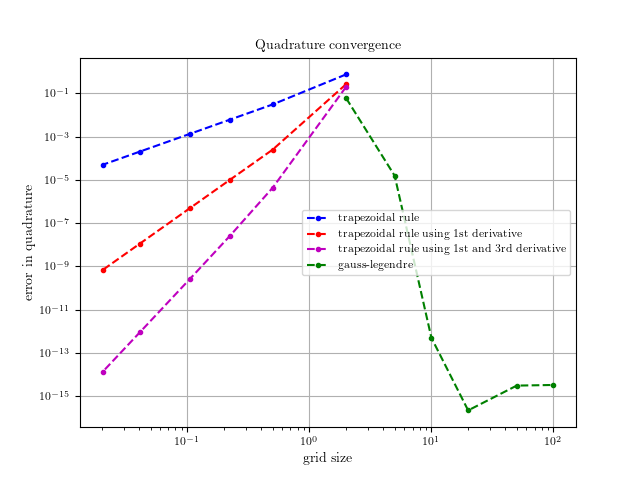

Here is the Python script that generated this plot:
#!/usr/bin/env python
# File: gaussleg.py
# Name: D.Saravanan
# Date: 02/12/2021

""" Script to implement quadrature methods and see how the error behaves """

import matplotlib
import matplotlib.pyplot as plt
import numpy as np
from scipy.integrate import quad
matplotlib.rcParams["pgf.texsystem"] = "pdflatex"
matplotlib.rcParams.update(
    {
        "font.family": "serif",
        "font.size": 8,
        "axes.labelsize": 10,
        "axes.titlesize": 10,
        "figure.titlesize": 10,
    }
)
matplotlib.rcParams["text.usetex"] = True
matplotlib.use("Agg")

# end points of interval
a, b = -1, 1

# function to be integrated
def f(x):
    return np.exp(-x**2)


# first derivative of the function
def g(x):
    return -2*x*np.exp(-x**2)


# third derivative of the function
def s(x):
    return 4*x*(3 - 2*x**2)*np.exp(-x**2)


# exact value of the integral
exact = 1.49364826562485405080

# exact value and eroor term calculation
eval, errv = quad(f, -1, 1)

# number of grid points
N = [2, 5, 10, 20, 50, 100]

# number of different set of grids
Ngrids = len(N)

h = np.zeros(Ngrids)
n = np.zeros(Ngrids)

trap = np.zeros(Ngrids)  # trapezoidal rule
tend = np.zeros(Ngrids)  # trapezoidal rule using first derivative
tent = np.zeros(Ngrids)  # trapezoidal rule using first and third derivative
gleg = np.zeros(Ngrids)  # gauss-legendre quadrature rule

for k, N in enumerate(N):

    n[k] = N
    h[k] = (b - a) / (N - 1)
    x = np.linspace(a, b, N)

    trap[k] = h[k] * (np.sum(f(x)) - (f(a) + f(b)) / 2)
    tend[k] = trap[k] - (h[k]**2 / 12) * (g(b) - g(a))
    tent[k] = tend[k] + (h[k]**4 / 720) * (s(b) - s(a))

    # nodes and weights calculations of gauss-legendre
    xnode, wnode = np.polynomial.legendre.leggauss(N)

    # integration
    gleg[k] = np.inner(wnode, f(xnode))


# error calculations
trap_err = abs(np.double(trap - exact))
tend_err = abs(np.double(tend - exact))
tent_err = abs(np.double(tent - exact))
gleg_err = abs(np.double(gleg - exact))

fig, ax = plt.subplots()
ax.loglog(h, trap_err, "b.--", label=r"trapezoidal rule")
ax.loglog(h, tend_err, "r.--", label=r"trapezoidal rule using 1st derivative")
ax.loglog(h, tent_err, "m.--", label=r"trapezoidal rule using 1st and 3rd derivative")
ax.loglog(n, gleg_err, 'g.--', label=r"gauss-legendre")
ax.set(xlabel=r"grid size", ylabel=r"error in quadrature")
ax.set_title(r"Quadrature convergence")
ax.grid(True); ax.legend()
plt.savefig("gaussleg.png")
